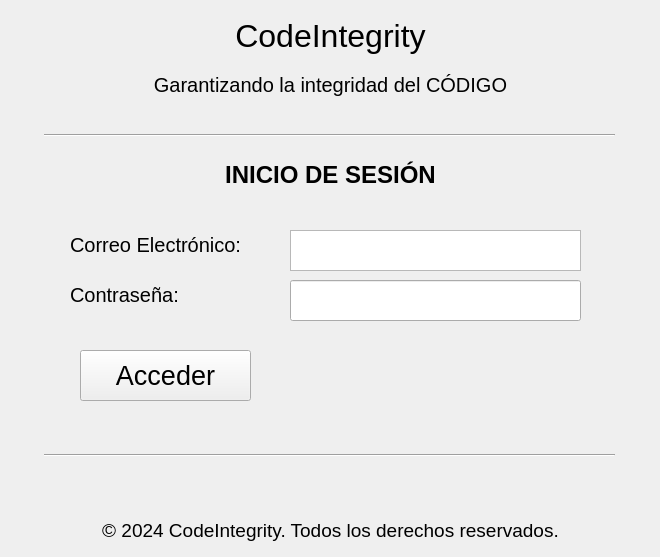
<?xml version="1.0" encoding="UTF-8"?>
<ui version="4.0">
 <class>Login</class>
 <widget class="QMainWindow" name="Login">
  <property name="enabled">
   <bool>true</bool>
  </property>
  <property name="geometry">
   <rect>
    <x>0</x>
    <y>0</y>
    <width>660</width>
    <height>557</height>
   </rect>
  </property>
  <property name="windowTitle">
   <string>MainWindow</string>
  </property>
  <widget class="QWidget" name="centralwidget">
   <widget class="QPushButton" name="loginButton">
    <property name="geometry">
     <rect>
      <x>80</x>
      <y>350</y>
      <width>171</width>
      <height>51</height>
     </rect>
    </property>
    <property name="font">
     <font>
      <pointsize>20</pointsize>
      <italic>false</italic>
      <bold>false</bold>
      <strikeout>false</strikeout>
      <kerning>false</kerning>
     </font>
    </property>
    <property name="text">
     <string>Acceder</string>
    </property>
   </widget>
   <widget class="QLabel" name="emailLabel">
    <property name="geometry">
     <rect>
      <x>70</x>
      <y>220</y>
      <width>201</width>
      <height>50</height>
     </rect>
    </property>
    <property name="font">
     <font>
      <pointsize>15</pointsize>
     </font>
    </property>
    <property name="text">
     <string>Correo Electrónico:</string>
    </property>
    <property name="alignment">
     <set>Qt::AlignmentFlag::AlignLeading|Qt::AlignmentFlag::AlignLeft|Qt::AlignmentFlag::AlignVCenter</set>
    </property>
    <property name="wordWrap">
     <bool>true</bool>
    </property>
    <property name="margin">
     <number>15</number>
    </property>
   </widget>
   <widget class="QLabel" name="passwordLabel">
    <property name="geometry">
     <rect>
      <x>70</x>
      <y>270</y>
      <width>201</width>
      <height>50</height>
     </rect>
    </property>
    <property name="font">
     <font>
      <pointsize>15</pointsize>
     </font>
    </property>
    <property name="text">
     <string>Contraseña:</string>
    </property>
    <property name="alignment">
     <set>Qt::AlignmentFlag::AlignLeading|Qt::AlignmentFlag::AlignLeft|Qt::AlignmentFlag::AlignVCenter</set>
    </property>
    <property name="wordWrap">
     <bool>true</bool>
    </property>
    <property name="margin">
     <number>15</number>
    </property>
   </widget>
   <widget class="QTextEdit" name="emailTextEdit">
    <property name="geometry">
     <rect>
      <x>290</x>
      <y>230</y>
      <width>291</width>
      <height>41</height>
     </rect>
    </property>
    <property name="font">
     <font>
      <pointsize>11</pointsize>
     </font>
    </property>
    <property name="frameShape">
     <enum>QFrame::Shape::StyledPanel</enum>
    </property>
   </widget>
   <widget class="QLabel" name="loginLabel">
    <property name="geometry">
     <rect>
      <x>0</x>
      <y>150</y>
      <width>661</width>
      <height>50</height>
     </rect>
    </property>
    <property name="font">
     <font>
      <pointsize>18</pointsize>
      <bold>true</bold>
     </font>
    </property>
    <property name="text">
     <string>INICIO DE SESIÓN</string>
    </property>
    <property name="alignment">
     <set>Qt::AlignmentFlag::AlignCenter</set>
    </property>
    <property name="wordWrap">
     <bool>true</bool>
    </property>
   </widget>
   <widget class="Line" name="topLine">
    <property name="geometry">
     <rect>
      <x>44</x>
      <y>120</y>
      <width>571</width>
      <height>30</height>
     </rect>
    </property>
    <property name="lineWidth">
     <number>1</number>
    </property>
    <property name="midLineWidth">
     <number>0</number>
    </property>
    <property name="orientation">
     <enum>Qt::Orientation::Horizontal</enum>
    </property>
   </widget>
   <widget class="QLabel" name="codeIntegrityLabel">
    <property name="geometry">
     <rect>
      <x>0</x>
      <y>0</y>
      <width>661</width>
      <height>71</height>
     </rect>
    </property>
    <property name="font">
     <font>
      <pointsize>24</pointsize>
     </font>
    </property>
    <property name="text">
     <string>CodeIntegrity</string>
    </property>
    <property name="alignment">
     <set>Qt::AlignmentFlag::AlignCenter</set>
    </property>
    <property name="wordWrap">
     <bool>true</bool>
    </property>
   </widget>
   <widget class="QLabel" name="descriptionLabel">
    <property name="geometry">
     <rect>
      <x>0</x>
      <y>60</y>
      <width>661</width>
      <height>50</height>
     </rect>
    </property>
    <property name="font">
     <font>
      <pointsize>15</pointsize>
     </font>
    </property>
    <property name="text">
     <string>Garantizando la integridad del CÓDIGO</string>
    </property>
    <property name="alignment">
     <set>Qt::AlignmentFlag::AlignCenter</set>
    </property>
    <property name="wordWrap">
     <bool>true</bool>
    </property>
   </widget>
   <widget class="QLabel" name="bottomLabel">
    <property name="geometry">
     <rect>
      <x>0</x>
      <y>510</y>
      <width>661</width>
      <height>41</height>
     </rect>
    </property>
    <property name="font">
     <font>
      <pointsize>14</pointsize>
     </font>
    </property>
    <property name="text">
     <string>© 2024 CodeIntegrity. Todos los derechos reservados.</string>
    </property>
    <property name="alignment">
     <set>Qt::AlignmentFlag::AlignCenter</set>
    </property>
    <property name="wordWrap">
     <bool>true</bool>
    </property>
   </widget>
   <widget class="Line" name="bottomLine">
    <property name="geometry">
     <rect>
      <x>44</x>
      <y>440</y>
      <width>571</width>
      <height>30</height>
     </rect>
    </property>
    <property name="lineWidth">
     <number>1</number>
    </property>
    <property name="midLineWidth">
     <number>0</number>
    </property>
    <property name="orientation">
     <enum>Qt::Orientation::Horizontal</enum>
    </property>
   </widget>
   <widget class="QLineEdit" name="passwordTextEdit">
    <property name="geometry">
     <rect>
      <x>290</x>
      <y>280</y>
      <width>291</width>
      <height>41</height>
     </rect>
    </property>
   </widget>
  </widget>
 </widget>
 <resources/>
 <connections/>
</ui>
